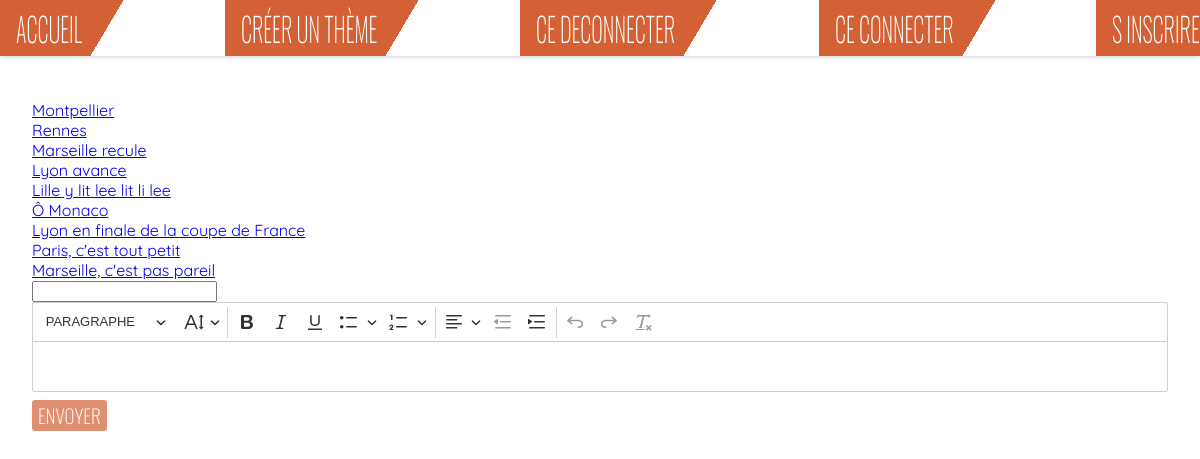
The app's page /?page=subject&id=2 with its own data.
### tables this page shows
CREATE TABLE `forum_topic` (
  `id` int(11) NOT NULL,
  `title` varchar(180) NOT NULL,
  `user_id` int(11) NOT NULL DEFAULT '0',
  `user_ip` varchar(40) NOT NULL,
  `theme_id` int(11) NOT NULL DEFAULT '0',
  `poll_id` int(11) DEFAULT NULL,
  `created_at` datetime NOT NULL DEFAULT CURRENT_TIMESTAMP,
  `updated_at` datetime DEFAULT NULL,
  `first_post_id` int(11) NOT NULL DEFAULT '0',
  `first_post_date` datetime NOT NULL DEFAULT CURRENT_TIMESTAMP,
  `last_post_id` int(11) NOT NULL DEFAULT '0',
  `last_post_date` datetime DEFAULT CURRENT_TIMESTAMP,
  `num_views` int(11) NOT NULL DEFAULT '0',
  `num_replies` int(11) NOT NULL DEFAULT '0',
  `topic_hide` tinyint(1) NOT NULL DEFAULT '0'
);

### app/Forum.php (the view, shortened to what this page needs)
<?php
class Forum {
    protected $host = "localhost";
    protected $db = "forum";
    protected $var = "charset=utf8";
    protected $user = "root";
    protected $pass = "root";
    protected $cnx;
    public function __construct() {
        try {
            $this->cnx = new PDO("mysql:host=" . $this->host . ";dbname=$this->db;$this->var", $this->user, $this->pass);
        }
        catch (PDOException $e){
            die("Connexion impossible". $e->getMessage());
        }
    }
    public function afficherSubject () {
        $s = $this->cnx->prepare("SELECT * FROM forum_topic WHERE theme_id = ? ORDER BY id DESC");
        $s->execute([$_GET['id']]);
        $subjects  = $s->fetchAll();
        foreach ($subjects as $subject) {
            echo '<p>';
            echo '<a href="?page=tralala&subjectId=' . $subject['id'] . '">';
            echo $subject['title'];
            echo '</a>';
            echo '</p>';
        }
    }
}
class Form extends Forum {
    public function FormCreerSujet() {
        echo '<form action="?page=addSubject&id='.$_GET['id'].'" method="post">';
        echo '<input type="text" name="titreSujet">';
        echo '<button>Envoyer</button>';
        echo '</form>';
    }
}

### includes/top.php (shortened to what this page needs)
<!DOCTYPE html>
<html lang="fr-FR">
<head>
    <link rel="stylesheet" href="<?= CSS;?>style.css">
</head>

### index.php (shortened to what this page needs)
<?php
$page = isset($_GET['page']) ? $_GET['page'] : '';
require_once(INC . 'top.php');
?>
<body>
<?php
require_once(INC . 'menu.php');
?>
    <main id="conteneur">
<?php
$forum = New Forum;
$reponse = New Form;
switch ($page) {
    case 'subject':
        $forum->AfficherSubject();
        $reponse->FormCreerSujet();
    break;
}
?>
</main>
<?php
require_once(INC . 'bottom.php');

### includes/menu.php
<nav id="menu">
    <a href="index.php">Accueil</a>
    <a href="index.php?page=createForum">Créer un thème</a>
    <a href="index.php?page=logOut">Ce deconnecter </a>
    <?php
        if (isset($_SESSION['pseudo'])) {
            echo '<a href="?action=mp">Messagerie</a>';
            if (isset($_SESSION['niveau'])&&$_SESSION['niveau']==4) {
                echo '<a href="?action=admin">Administration</a>';
            }
            echo '<span>Bonjour <a href="?action=users&type=profil">' . $_SESSION['pseudo'] . '<a href="index.php?page=logOut">Ce deconnecter </a></span>';
            } else {
            echo '<a href="index.php?page=logIn">Ce connecter </a>';
            echo '<a href="index.php?page=inscrire">S inscrire </a>';
        }
    ?>
</nav>

### includes/bottom.php (shortened to what this page needs)
</body>
</html>

### assets/css/style.css (style rules this page uses)
* { box-sizing: border-box; margin: 0; }
body { font-family: "Quicksand", sans-serif; font-size: 1rem; padding-top: 100px; }
button { font-family: "Oswald", sans-serif; font-weight: 200; font-size: 1.2rem; border: none; text-transform: uppercase; margin: 0.5rem 0.5rem 0.5rem 0; background: rgba(211, 97, 53, 0.7); color: white; transition: 0.5s; border-radius: 3px; cursor: pointer; }
#conteneur { max-width: 1200px; margin: auto; padding: 0 2rem; }
#menu { display: flex; justify-content: space-between; align-items: center; background: rgba(255, 255, 255, 0.8); padding: 0; box-shadow: 0 0 5px rgba(13, 27, 42, 0.3); position: fixed; top: 0; width: 100%; overflow: hidden; }
#menu a { text-decoration: none; color: rgb(27, 38, 59); }
#menu > a { font-family: "Oswald", sans-serif; font-size: 1.4rem; transform: scaleY(1.5); line-height: 3.5rem; color: rgb(211, 97, 53); text-transform: uppercase; font-weight: 200; background: rgb(211, 97, 53); color: white; padding: 0 0 0 1rem; }
#menu > a::after { content: ""; position: absolute; right: -50px; top: 0; bottom: 0; width: 50px; background: linear-gradient(to top left, transparent 50%, rgb(211, 97, 53) 50%); }

### records on screen
forum_topic: title "Montpellier"
forum_topic: title "Rennes"
forum_topic: title "Marseille recule"
forum_topic: title "Lyon avance"
forum_topic: title "Lille y lit lee lit li lee"
forum_topic: title "Ô Monaco"
forum_topic: title "Lyon en finale de la coupe de France"
forum_topic: title "Paris, c'est tout petit"
forum_topic: title "Marseille, c'est pas pareil"
